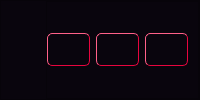
     <widget class="QFrame" name="frameUst">
      <property name="styleSheet">
       <string notr="true">background-color: rgb(9,5,13);</string>
      </property>
      <property name="frameShape">
       <enum>QFrame::StyledPanel</enum>
      </property>
      <property name="frameShadow">
       <enum>QFrame::Raised</enum>
      </property>
      <layout class="QVBoxLayout" name="verticalLayout_35">
       <property name="spacing">
        <number>0</number>
       </property>
       <property name="leftMargin">
        <number>0</number>
       </property>
       <property name="topMargin">
        <number>0</number>
       </property>
       <property name="rightMargin">
        <number>0</number>
       </property>
       <property name="bottomMargin">
        <number>0</number>
       </property>
       <item alignment="Qt::AlignRight">
        <widget class="QFrame" name="frameUstIcon">
         <property name="frameShape">
          <enum>QFrame::StyledPanel</enum>
         </property>
         <property name="frameShadow">
          <enum>QFrame::Raised</enum>
         </property>
         <layout class="QHBoxLayout" name="horizontalLayout">
          <property name="leftMargin">
           <number>0</number>
          </property>
          <property name="topMargin">
           <number>5</number>
          </property>
          <property name="rightMargin">
           <number>10</number>
          </property>
          <property name="bottomMargin">
           <number>5</number>
          </property>
          <item>
           <widget class="QPushButton" name="btnKucult">
            <property name="styleSheet">
             <string notr="true">QPushButton {
image: url(:/Ikonlar/Ikonlar/kucult.png);
border-color: rgb(231, 5, 62);
border-width: 1px;
border-style: outset;
border-radius: 5px;
padding: 3px;
width:35px;
height:25px
}

QPushButton:hover {
background-color: qlineargradient(spread:pad, x1:0, y1:1, x2:0, y2:0, stop:0 rgb(41, 128, 185), stop:1 rgb(52, 152, 219));
}

QPushButton:pressed{
border-style: inset;
}</string>
            </property>
            <property name="text">
             <string/>
            </property>
           </widget>
          </item>
          <item>
           <widget class="QPushButton" name="btnGenislet">
            <property name="styleSheet">
             <string notr="true">QPushButton {
image: url(:/Ikonlar/Ikonlar/genislet.png);
border-color: rgb(231, 5, 62);
border-width: 1px;
border-style: outset;
border-radius: 5px;
padding: 3px;
width:35px;
height:25px;
}

QPushButton:hover {
background-color: qlineargradient(spread:pad, x1:0, y1:1, x2:0, y2:0, stop:0 rgb(41, 128, 185), stop:1 rgb(52, 152, 219));
}

QPushButton:pressed{
border-style: inset;
}</string>
            </property>
            <property name="text">
             <string/>
            </property>
           </widget>
          </item>
          <item>
           <widget class="QPushButton" name="btnKapat">
            <property name="styleSheet">
             <string notr="true">QPushButton {
image: url(:/Ikonlar/Ikonlar/kapat.png);
border-color: rgb(231, 5, 62);
border-width: 1px;
border-style: outset;
border-radius: 5px;
padding: 3px;
width:35px;
height:25px
}

QPushButton:hover {
background-color: rgb(255, 0, 0);
}

QPushButton:pressed{
border-style: inset;
}</string>
            </property>
            <property name="text">
             <string/>
            </property>
           </widget>
          </item>
         </layout>
        </widget>
       </item>
      </layout>
     </widget>
